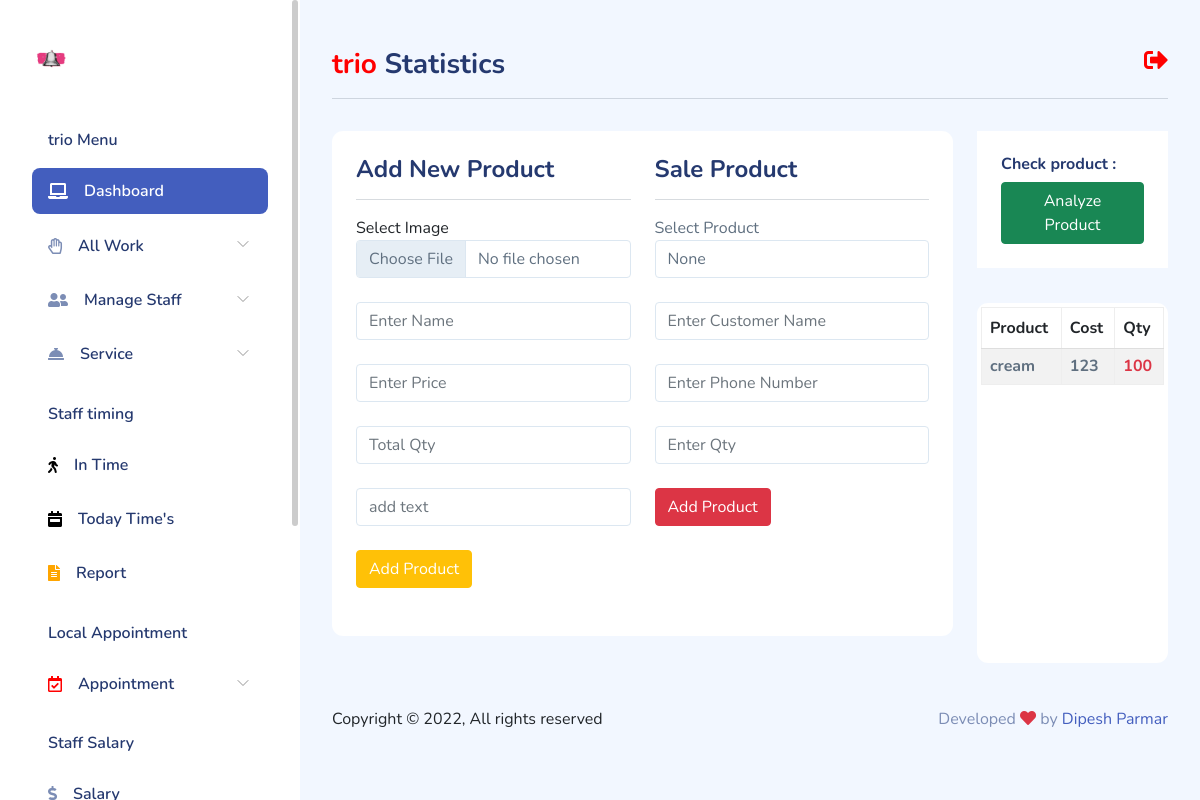
Page /client/product-data/ (signed in) on the committed database.
### client/models.py (models this page shows, shortened)
class Product(models.Model):
    user = models.ForeignKey(User, on_delete=models.CASCADE, null=True, blank=True)
    img = models.ImageField(upload_to = 'product/')
    name = models.CharField(max_length=100)
    price = models.PositiveIntegerField()
    total = models.PositiveIntegerField()
    text = models.CharField(max_length=100, null=True, blank=True)
    fdate = models.DateTimeField(auto_now_add=True)

### client/views.py (the view, shortened to what this page needs)
# urls.py: path('product-data/', views.product_file, name='product'),
@user_passes_test(lambda u: u.is_authenticated, login_url='/')
def product_file(request):
    data = Product.objects.filter(user=request.user)
    pro_data = Product.objects.filter(user=request.user)
    context = {'data': data, 'pro': pro_data}
    return render(request, 'client/product.html', context)

### client/templates/client/product.html (shortened to what this page needs)
{% extends "client/layout.html" %}
{% load static %}
{% block table %}
<div class="container mt-4 mb-5">
    <div class="row">
        <div class="col-sm-6">
            <h4 class="">Add New Product</h3>
            <hr>
            <form action="" method="POST" enctype="multipart/form-data">
                <label for="img" class="text-dark">Select Image</label>
                <input type="file" class="form-control" name="img" id="" required> <br>
                <input type="text" class="form-control" placeholder="Enter Name" name="name" id="" required> <br>
                <input type="number" class="form-control"  min="1" placeholder="Enter Price" name="price" id="" required> <br>
                <input type="number" class="form-control"  min="1" placeholder="Total Qty" name="qty" id="" required> <br>
                <input type="text" class="form-control" placeholder="add text" name="text" id="" > <br>
                <button type="submit" name="prt" class="btn btn-warning">Add Product</button>
            </form>
        </div>
        <div class="col-sm-6">
            <h4 class="">Sale Product</h4>
            <hr>
            <form action="" method="POST">
                <label for="pro">Select Product</label>
                <select name="pro" class="form-control" required>
                    <option value="">None</option>
                </select> <br>
                <input type="text" name="pname" class="form-control" placeholder="Enter Customer Name" id="" required> <br>
                <input type="number" class="form-control"  min="10" name="pphone" placeholder="Enter Phone Number" name="price" id="" required> <br>
                <input type="number" class="form-control"  min="1" placeholder="Enter Qty" name="pqty" id="" required> <br>
                <button type="submit" name="sale" class="btn btn-danger">Add Product</button>
            </form>
        </div>
    </div>
</div>
{% endblock table %}
{% block cardfeatur %}
<div class="card-header">
<p class="h6">Check product :</p>
    <center>
        <button type="button" class="btn btn-success" data-bs-toggle="modal" data-bs-target="#whole">
            Analyze Product
          </button>
    </center>
</div>
{% endblock cardfeatur %}
{% block visitors  %}
<div class="scroll">
    <div class="table-responsive">
    <table class="table table-striped table-hover table-bordered">
        <thead>
            <tr>
                <th class="text-dark" scope="col">Product</th>
                <th class="text-dark" scope="col">Cost</th>
                <th class="text-dark" scope="col">Qty</th>
            </tr>
        </thead>
        <tbody>
            {% if pro %}
                {% for pp in pro %}
            <tr class="h6">
                <td>{{pp.name}}</td>
                <td>{{pp.price}}</td>
                <td class="text-danger">{{pp.total}}</td>
              </tr>
              {% endfor %}
          {% else %}
              <h2 class="text-center-center">Product Not Available</h2>
          {% endif %}
            </tbody>
          </table>
        </div>
</div>
{% endblock visitors  %}

### client/templates/client/layout.html (shortened to what this page needs)
{% load static %}
<!DOCTYPE html>
<html lang="en">
<head>
  <link rel="stylesheet" href="https://use.fontawesome.com/releases/v5.11.2/css/all.css">
    <link rel="stylesheet" href="{% static 'client/css/bootstrap.css' %}">
    <link rel="stylesheet" href="{% static 'client/css/bold.css' %}">
    <link rel="stylesheet" href="{% static 'client/css/perfect-scrollbar.css' %}">
    <link rel="stylesheet" href="{% static 'client/css/bootstrap-icons.css' %}">
    <link rel="stylesheet" href="{% static 'client/css/app.css' %}">
</head>
<body>
    <div id="app">
        <div id="sidebar" class="active">
            <div class="sidebar-wrapper active">
    <div class="sidebar-header">
        <div class="d-flex justify-content-between">
            <div class="logo">
                <a href="index.html"><img src="{% static 'client/img/bell.png' %}"  class="img-fluid"  alt="Logo" srcset=""></a>
            </div>
        </div>
    </div>
    <div class="sidebar-menu">
        <ul class="menu">
            <li class="sidebar-title">{{request.user}} Menu</li>
            <li
                class="sidebar-item active ">
                <a href="{% url 'client' %}" class='sidebar-link'>
                    <i class="fas fa-laptop"></i>
                    <span>Dashboard</span>
                </a>
            </li>
            <li
                class="sidebar-item  has-sub">
                <a href="#" class='sidebar-link'>
                    <i class="far fa-hand-paper"></i>
                    <span>All Work</span>
                </a>
            </li>
            <li
                class="sidebar-item  has-sub">
                <a href="#" class='sidebar-link'>
                    <i class="fas fa-user-friends"></i>
                    <span>Manage Staff</span>
                </a>
            </li>
            <li
                class="sidebar-item  has-sub">
                <a href="#" class='sidebar-link'>
                    <i class="fas fa-concierge-bell" style=""></i>
                    <span>Service</span>
                </a>
            </li>
            <li class="sidebar-title">Staff timing</li>
            <li
                class="sidebar-item  ">
                <a href="{% url 'timing' %}" class='sidebar-link'>
                    <i class="fas fa-walking" style="color:black;"></i>
                    <span>In Time</span>
                </a>
            </li>
            <li
                class="sidebar-item   ">
                <a href="{% url 'totime' %}" class='sidebar-link'>
                    <i class="fas fa-calendar-week" style="color:black;"></i>
                    <span>Today Time's</span>
                </a>
            </li>
            <li
            class="sidebar-item   ">
            <a href="{% url 'report' %}" class='sidebar-link'>
                <i class="fas fa-file-alt" style="color:orange;"></i>
                <span>Report</span>
            </a>
            </li>
            <li class="sidebar-title">Local Appointment</li>
            <li
                class="sidebar-item  has-sub">
                <a href="" class='sidebar-link'>
                    <i class="far fa-calendar-check" style="color:red;"></i>
                    <span>Appointment</span>
                </a>
            </li>
            <li class="sidebar-title">Staff Salary</li>
            <li
                class="sidebar-item  ">
                <a href="{% url 'salary' %}" class='sidebar-link'>
                    <i class="fas fa-dollar-sign"></i>
                    <span>Salary</span>
                </a>
            </li>
        </ul>
    </div>
</div>
        </div>
        <div id="main">
<div class="page-heading">
    <div class="float-end">
        <a href="{% url 'logoutv' %}"  ><i class="fas fa-sign-out-alt" style="font-size:24px; color:red;"></i></a>
    </div>
    <h3> <span style="color:red;">{{request.user}}</span> Statistics</h3>
    <hr>
</div>
<div class="page-content">
    <section class="row">
        <div class="col-12 col-lg-9">
            <div class="row">
                <div class="col-12">
                    <div class="card">
                        {% block table %}{% endblock table %}
                    </div>
                </div>
            </div>
            <div class="row">
                <div class="col-12 col-xl-4">
                </div>
                <div class="col-12 col-xl-8">
                </div>
            </div>
        </div>
        <div class="col-12 col-lg-3">
            <div class="card">
                {% block cardfeatur %}{% endblock cardfeatur %}
            </div>
            <div class="card">
                {% block visitors  %}{% endblock visitors  %}
            </div>
            </div>
        </section>
    </div>
            <footer class="black">
                <div class="footer clearfix mb-0 text-muted">
                    <div class="float-start text-dark">
                        <p>Copyright  &copy; {% now 'Y' %},   All rights reserved</p>
                    </div>
                    <div class="float-end">
                        <p>Developed <span class="text-danger"><i class="fas fa-heart"></i></span> by <a
                                href="">Dipesh Parmar</a></p>
                    </div>
                </div>
            </footer>
        </div>
    </div>
</body>
</html>

### client/static/client/css/perfect-scrollbar.css (style rules this page uses)
.ps { overflow: hidden !important; overflow-anchor: none; -ms-overflow-style: none; touch-action: auto; -ms-touch-action: auto; }

### client/static/client/css/app.css (style rules this page uses)
.btn.btn-danger,.btn.btn-info,.btn.btn-primary,.btn.btn-secondary,.btn.btn-success,.btn.btn-warning { color:#fff }
.card { border:none;margin-bottom:2.2rem }
.card .card-header { border:none }
#sidebar.active .sidebar-wrapper { left:0 }
.sidebar-wrapper { background-color:#fff;bottom:0;height:100vh;overflow-y:auto;position:fixed;top:0;transition:left .5s ease-out;width:300px;z-index:10 }
.sidebar-wrapper .sidebar-header { font-size:2rem;font-weight:700;padding:2rem 2rem 1rem }
.sidebar-wrapper .sidebar-header img { height:1.2rem }
.sidebar-wrapper .menu { font-weight:600;margin-top:2rem;padding:0 2rem }
.sidebar-wrapper .menu .sidebar-title { color:#25396f;font-size:1rem;font-weight:600;list-style:none;margin:1.5rem 0 1rem;padding:0 1rem }
.sidebar-wrapper .menu .sidebar-link { align-items:center;border-radius:.5rem;color:#25396f;display:block;display:flex;font-size:1rem;padding:.7rem 1rem;text-decoration:none;transition:all .5s }
.sidebar-wrapper .menu .sidebar-link i,.sidebar-wrapper .menu .sidebar-link svg { color:#7c8db5 }
.sidebar-wrapper .menu .sidebar-link span { margin-left:1rem }
.sidebar-wrapper .menu .sidebar-item { list-style:none;margin-top:.5rem;position:relative }
.sidebar-wrapper .menu .sidebar-item.has-sub .sidebar-link:after { color:#ccc;display:block;position:absolute;right:15px;top:12px }
.sidebar-wrapper .menu .sidebar-item.active>.sidebar-link { background-color:#435ebe }
.sidebar-wrapper .menu .sidebar-item.active>.sidebar-link span { color:#fff }
.sidebar-wrapper .menu .sidebar-item.active>.sidebar-link i,.sidebar-wrapper .menu .sidebar-item.active>.sidebar-link svg { fill:#fff;color:#fff }
.dataTable-table td,.dataTable-table thead th,.table td,.table thead th { vertical-align:middle }
.dataTable-table:not(.table-borderless) thead th,.table:not(.table-borderless) thead th { border-bottom:1px solid #dedede!important }
#main { margin-left:300px;padding:2rem }
.page-heading { margin:0 0 2rem }
.page-heading h3 { font-weight:700 }
a { text-decoration:none }

### client/templates/client/product.html (style rules this page uses)
div.scroll { margin:4px, 4px; padding:4px; height: 360px; overflow-x: hidden; overflow-y: auto; text-align:justify; }

### rows in the picture
Product: name "cream", price "123", total "100"

### other values in the picture
{{ request.user }} "trio"
